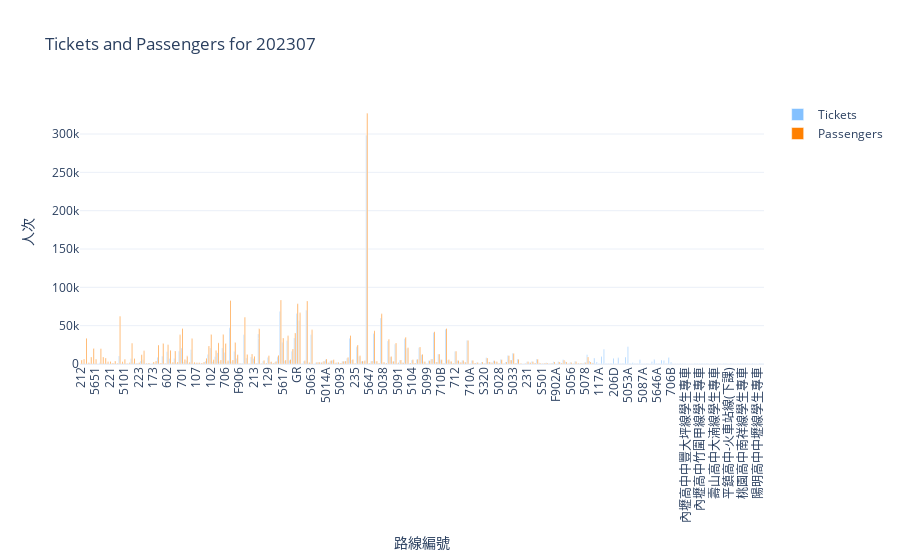

The notebook cell saved with this chart:
### Code cell
unique_year_months = tickets_magnification["DataYearMonth"].unique()
# 創建篩選器 (Dropdown)
dropdown = widgets.Dropdown(
    options=unique_year_months,
    value=unique_year_months[0],
    description="月份:"
)

# 定義繪圖函數
def plot_barchart(selected_month):
    # 篩選 DataFrame
    filtered_df = tickets_magnification[tickets_magnification["DataYearMonth"] == selected_month]
    
    if filtered_df.empty:
        print(f"No data available for {selected_month}")
        return
    
    # 創建條形圖
    fig = go.Figure()

    # 定義顯示在 hover 上的格式
    hover_text_tickets = [
    f"RouteName: {row['RouteName']}<br>Magnification: {row['Magnification'] * 100:.2f}%<br>Tickets: {row['Tickets']:,}"  # Magnification 顯示為百分比，Tickets 顯示為實際數字
    for _, row in filtered_df.iterrows()
    ]
    hover_text_passengers = [
    f"RouteName: {row['RouteName']}<br>Magnification: {row['Magnification'] * 100:.2f}%<br>Passengers: {row['Passengers']:,}"  # Magnification 顯示為百分比，Passengers 顯示為實際數字
    for _, row in filtered_df.iterrows()
    ]

    # 添加 Tickets 的長條圖
    fig.add_trace(go.Bar(
        x=filtered_df["RouteName"],
        y=filtered_df["Tickets"],
        name="Tickets",
        marker_color="#84C1FF",
        hovertext=hover_text_tickets,  # 顯示格式化過的 hovertext
        hoverinfo="text"  # 只顯示 hovertext 的內容
    ))

    # 添加 Passengers 的長條圖
    fig.add_trace(go.Bar(
        x=filtered_df["RouteName"],
        y=filtered_df["Passengers"],  # 更新欄位名稱為 Passengers
        name="Passengers",
        marker_color="#FF8000",
        hovertext=hover_text_passengers,  # 顯示格式化過的 hovertext
        hoverinfo="text"  # 只顯示 hovertext 的內容
    ))

    # 設定標題與軸標籤
    fig.update_layout(
        title=f"Tickets and Passengers for {selected_month}",
        xaxis_title="路線編號",
        yaxis_title="人次",
        barmode="group",  # 並列顯示長條圖
        xaxis_tickangle=-90,
        template="plotly_white"  # 使用白色背景的模板
    )

    # 顯示圖表
    fig.show()

# 綁定事件到篩選器
dropdown.observe(lambda change: plot_barchart(change.new), names="value")

# 初始顯示
display(dropdown)
plot_barchart(dropdown.value)

### Figure 1 — Plotly figure (JSON) as saved in the notebook; plotly's stock layout.template omitted (floating-point values rounded to 4 significant figures; data arrays with more than 128 entries replaced by an {"elided": "..."} marker saying what was removed)
{"data": [{"hoverinfo": "text", "hovertext": {"elided": "290 str values"}, "marker": {"color": "#84C1FF"}, "name": "Tickets", "type": "bar", "x": {"elided": "290 mixed values"}, "y": {"elided": "290 int values"}}, {"hoverinfo": "text", "hovertext": {"elided": "290 str values"}, "marker": {"color": "#FF8000"}, "name": "Passengers", "type": "bar", "x": {"elided": "290 mixed values"}, "y": {"elided": "290 int values"}}], "layout": {"barmode": "group", "title": {"text": "Tickets and Passengers for 202307"}, "xaxis": {"tickangle": -90, "title": {"text": "路線編號"}}, "yaxis": {"title": {"text": "人次"}}}}
